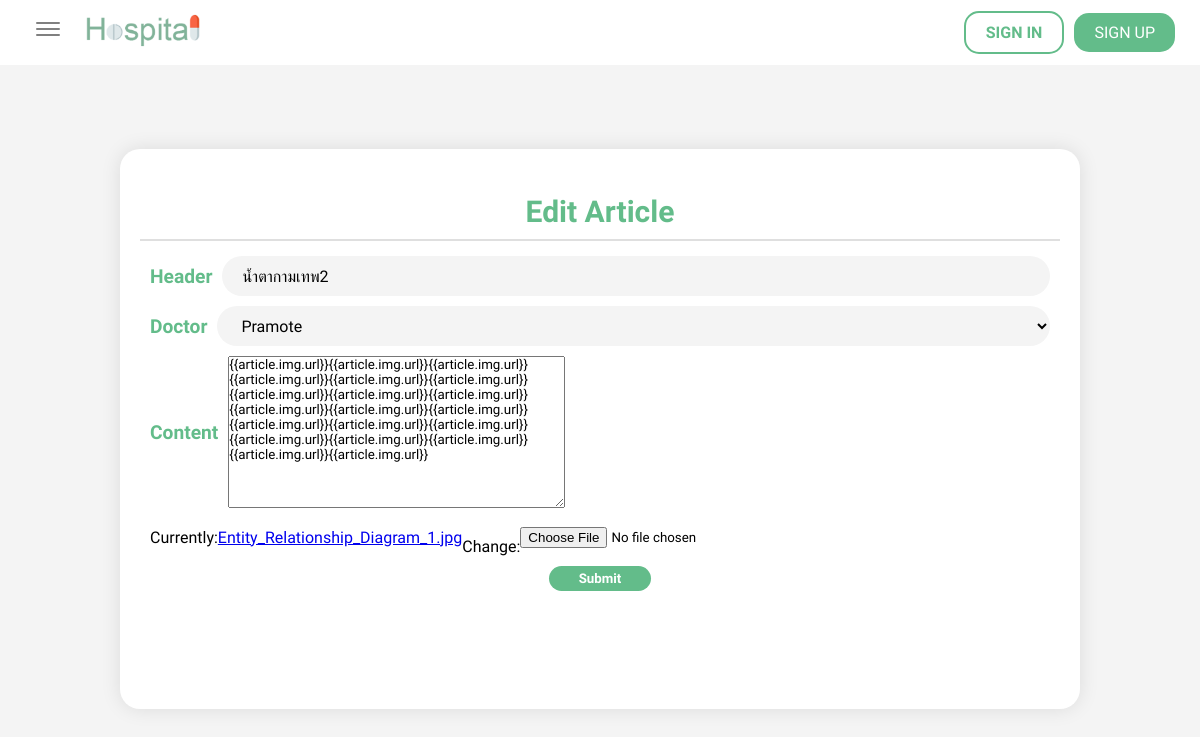
Page /updatehealthblog/3 on the committed database.
### doctors/models.py (models this page shows, shortened)
class Article(models.Model):
    doctor = models.ForeignKey(Doctor, null = True, on_delete=models.CASCADE)
    header = models.CharField(max_length=150, null = True,)
    context = models.TextField()
    img = models.ImageField(default='pic.jpg', null=True)
    date_created = models.DateTimeField(default=timezone.now)

### doctors/views.py (the view, shortened to what this page needs)
# urls.py: path('updatehealthblog/<pk>', views.updateArticle, name="updateArticle"),
def updateArticle(request, pk):
    article = Article.objects.get(id=pk)
    form = CreateArticleForm(instance=article)
    context = {"form": form, "article": article}
    return render(request, "doctors/updatehealthblog.html", context)

### doctors/forms.py
class CreateArticleForm(ModelForm):
    class Meta:
        model = Article
        fields = ['header', 'doctor', 'context', 'img']

### doctors/models.py (called while the page is built)
    def __str__(self):
        return self.First_name

### doctors/templates/doctors/updatehealthblog.html (shortened to what this page needs)
{% extends "doctors/layout.html" %}
{% load static %}
{% block content %}
        <div class="add-healthblog-card">
            <div class="header-addhb">
                <h2>Edit Article</h2>
            </div>
                <form method="POST" action="" enctype="multipart/form-data">
                    <div class="addhead-blog">
                        <h5>Header</h5>
                        {{ form.header }}
                    </div>
                    <div class="addhead-blog">
                        <h5>Doctor</h5>
                        {{ form.doctor }}
                    </div>
                    <div class="addhead-blog">
                        <h5>Content</h5>
                        {{ form.context }}
                    </div>
                    <div class="addcontent-blog">
                        {{ form.img }}
                    </div>
                    <input type="submit" name="Create User" class="btn">
                </form>
            </div>
{% endblock %}

### static/css/style-navbar.css (style rules this page uses)
* { margin: 0; padding: 0; box-sizing: border-box; font-family: 'Prompt', sans-serif; }

### static/css/style-addarticle.css (style rules this page uses)
.area-content .add-healthblog-card { width: 80%; height: 70vh; background-color: white; border-radius: 20px; padding: 20px; display: flex; box-shadow: 0px 0px 20px rgba(0, 0, 0, 0.1); flex-direction: column; justify-content: flex-start; align-items: center; text-align: center; }
.area-content .add-healthblog-card .header-addhb { display: flex; margin: 15px; width: 100%; justify-content: center; align-items: center; text-align: center; padding: 10px; font-size: 20px; border-bottom: 2px solid #dfdfdf; }
.area-content .add-healthblog-card .header-addhb h2 { color: #63bc8a; }
.area-content .add-healthblog-card form { width: 100%; }
.area-content .add-healthblog-card form .addhead-blog { display: flex; width: 100%; padding: 10px; padding-top: 0px; justify-content: left; align-items: center; text-align: center; }
.area-content .add-healthblog-card form .addhead-blog h5 { margin-right: 10px; color: #63bc8a; font-size: 1.2rem; }
.area-content .add-healthblog-card form .addhead-blog input { width: 100%; height: 5vh; border: transparent; background-color: #f4f4f4; border-radius: 20px; padding: 20px; font-size: 16px; }
.area-content .add-healthblog-card form .addhead-blog select { width: 100%; height: 5vh; border: transparent; padding-left: 20px; background-color: #f4f4f4; border-radius: 20px; font-size: 16px; }
.area-content .add-healthblog-card form .addcontent-blog { display: flex; width: 100%; padding: 10px; padding-top: 0px; justify-content: top; align-items: center; text-align: center; }
.area-content .add-healthblog-card form .btn { padding: 5px 30px; border-radius: 20px; background-color: #63bc8a; color: white; font-weight: bolder; border: transparent; transition: 150ms; }

### rows in the picture
Article: header "น้ำตากามเทพ2", doctor "Pramote", context "{{article.img.url}}{{article.img.url}}{{article.img.url}}{{article.img.url}}{{article.img.url}}{{article.img.url}}{{article.img.url}}{{article.img.url}}{{article.img.url}}{{article.img.url}}{{article.img.url}}{{article.img.url}}{{article.img.url}}{{article.img.url}}{{article.img.url}}{{article.img.url}}{{article.img.url}}{{article.img.url}}{{article.img.url}}{{article.img.url}}"
